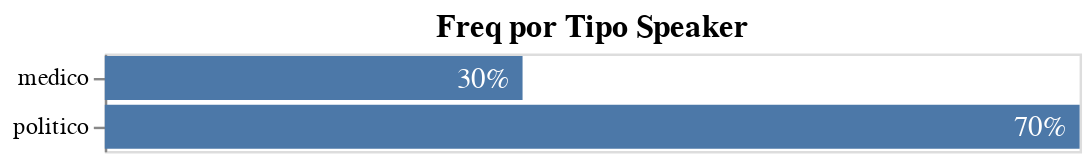

Notebook code cell kept with this figure:
### Markdown cell above
#### EDA
* Que quiero hacer?
    * Quiero predecir segun las columna dialog el tipo_speaker
* Como lo analizo?
    * El tamano de los dialogos es igual para los dos?
    * Las palabras mas repetida en cada tipo
    * De que tipo_speaker tengo mas tengo

### Code cell
#agrupo por speaker
cuenta_frq = df.groupby(
    ['tipo_speaker'], 
    as_index=False)['speaker'].count()
# saco el % de cada speaker
cuenta_frq['speaker']= round(
    cuenta_frq['speaker'] / sum(cuenta_frq['speaker']),1)
# Graficando
barra = alt.Chart(cuenta_frq, title = 'Freq por Tipo Speaker').mark_bar().encode(
           y = alt.Y('tipo_speaker',
                axis = alt.Axis(title=None)),
            x = alt.X(
                'speaker',
                axis = None),
        )

texto = barra.mark_text(
    color='white',
    align = 'right',
    dx = -5,
    size = 12
    ).encode(
    text = alt.Text(
        'speaker',
        format = '.0%'),
    )

barra + texto

### Figure 1 — Vega-Lite specification as saved in the notebook (floating-point values rounded to 4 significant figures)
{"config": {"view": {"continuousWidth": 400, "continuousHeight": 300}}, "layer": [{"mark": "bar", "encoding": {"x": {"type": "quantitative", "axis": null, "field": "speaker"}, "y": {"type": "nominal", "axis": {"title": null}, "field": "tipo_speaker"}}, "title": "Freq por Tipo Speaker"}, {"mark": {"type": "text", "align": "right", "color": "white", "dx": -5, "size": 12}, "encoding": {"text": {"type": "quantitative", "field": "speaker", "format": ".0%"}, "x": {"type": "quantitative", "axis": null, "field": "speaker"}, "y": {"type": "nominal", "axis": {"title": null}, "field": "tipo_speaker"}}, "title": "Freq por Tipo Speaker"}], "data": {"name": "data-898be17f7b0fa2a7e975e32d66902fb9"}, "$schema": "https://vega.github.io/schema/vega-lite/v4.8.1.json", "datasets": {"data-898be17f7b0fa2a7e975e32d66902fb9": [{"tipo_speaker": "medico", "speaker": 0.3}, {"tipo_speaker": "politico", "speaker": 0.7}]}}
